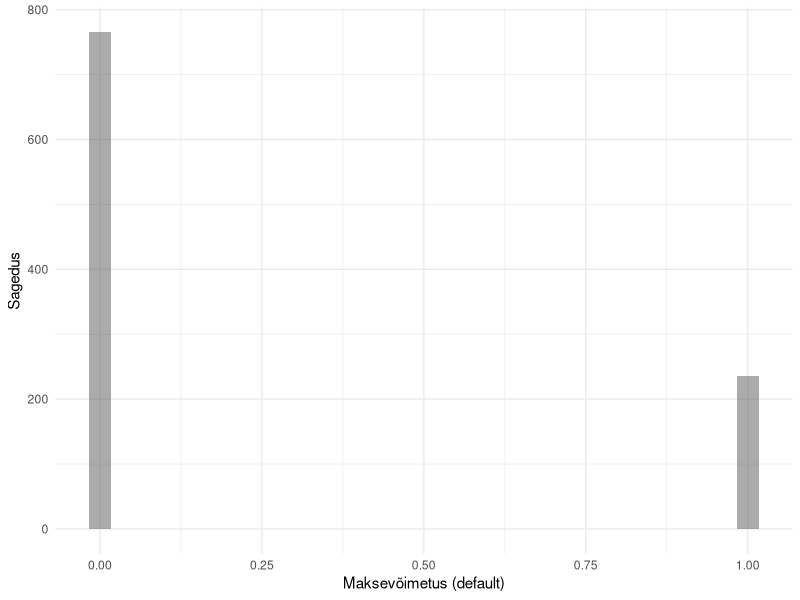
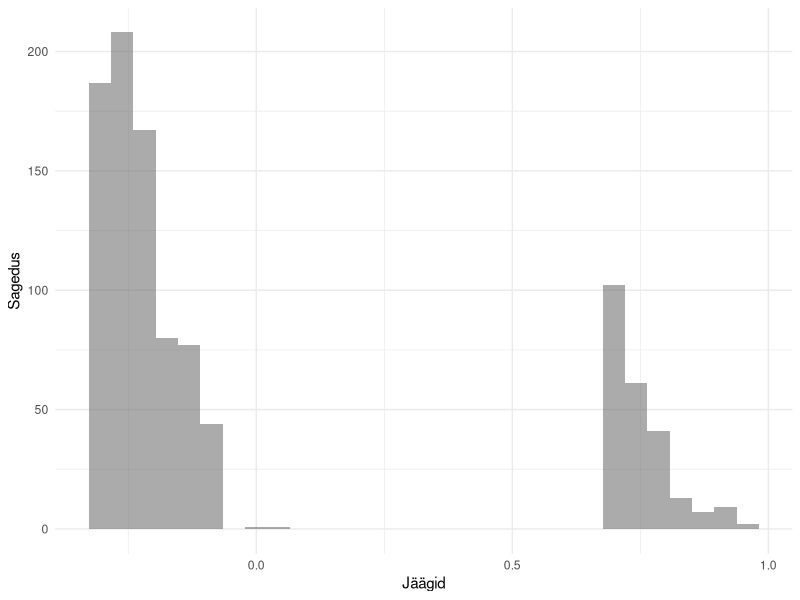
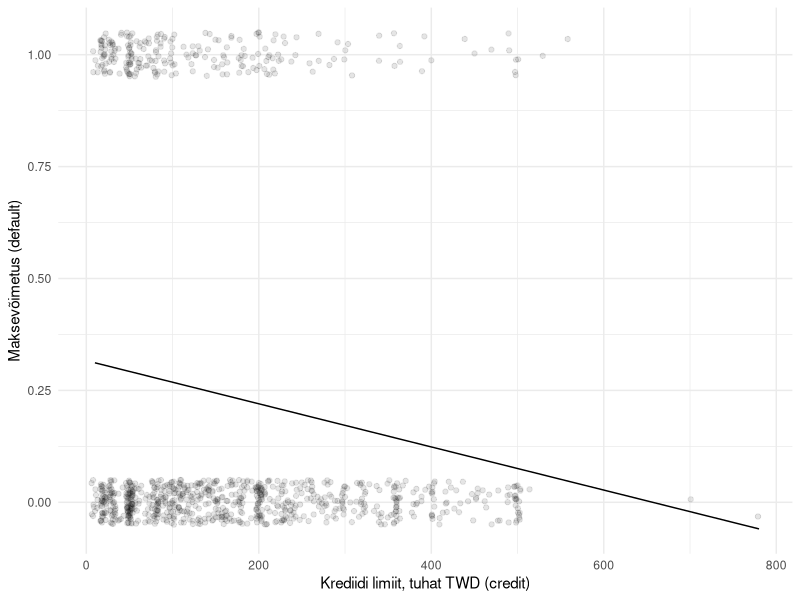
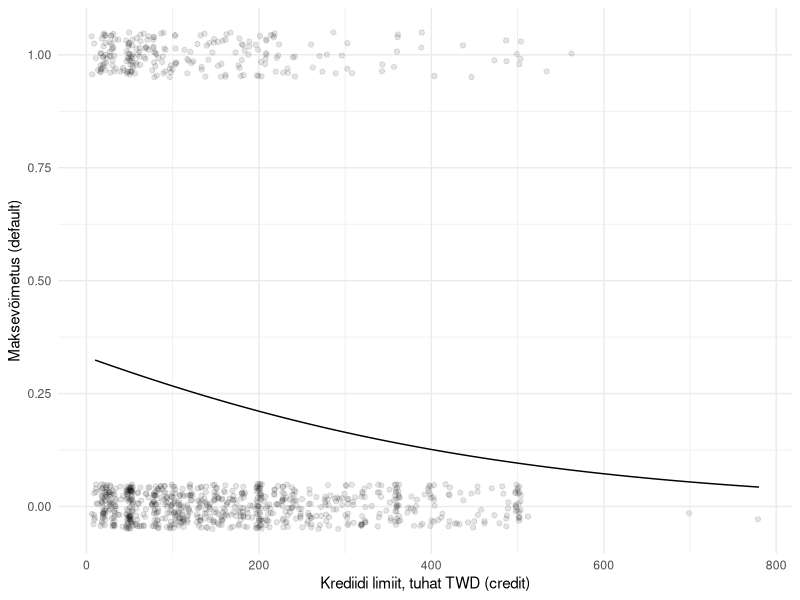
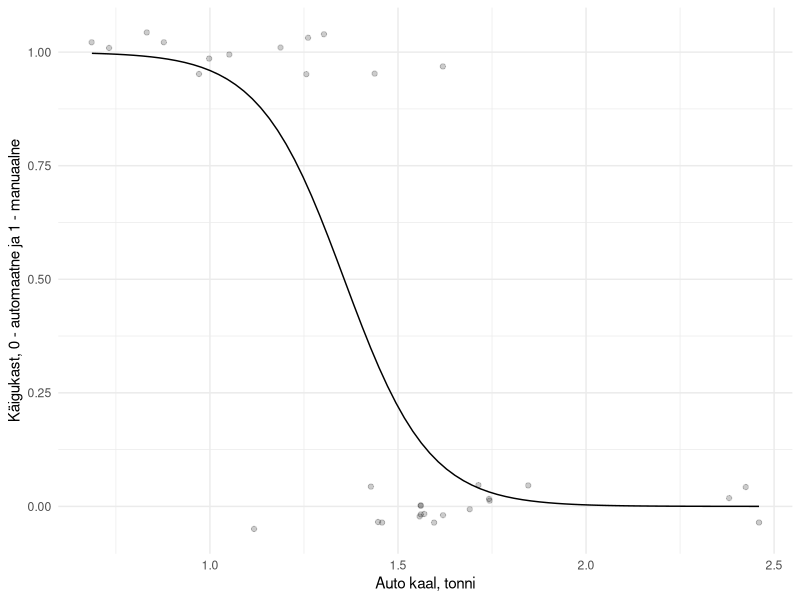
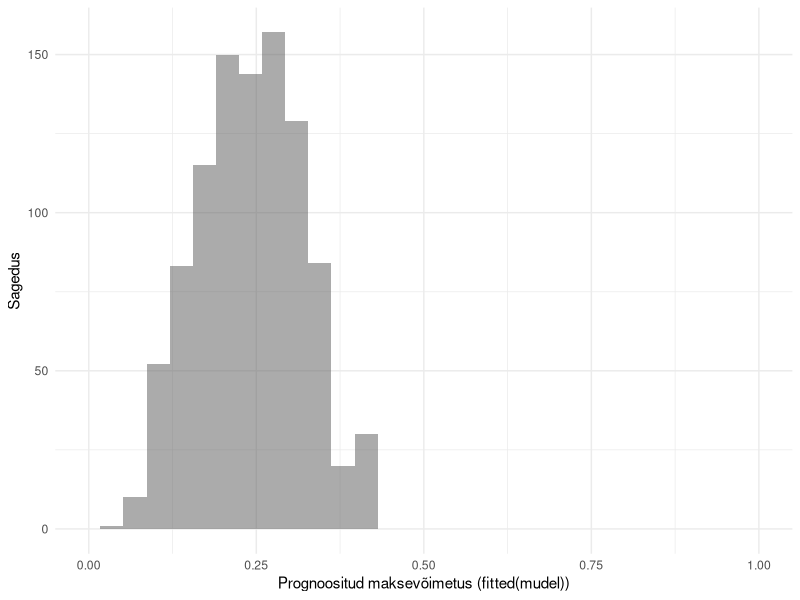

Recreate these plots in R, in order.
## ---- chunk 1
library('magrittr')
laenud <- read.csv('andmed/creditdefault.csv')
str(laenud)
## ---- chunk 2
#| echo: false
#| fig-cap: Binaarse tunnuse jaotus histogrammil
library('ggplot2')
ggplot(laenud) + aes(x = default) + 
  labs(x = "Maksevõimetus (default)", y = "Sagedus") + 
  geom_histogram(bins = 30, alpha = .5) + 
  theme_minimal()
## ---- chunk 3
options(scipen = 9)
mudel <- lm(default ~ credit, laenud)
mudel
## ---- chunk 4
#| echo: false
#| fig-cap: Vähimruutude meetodi regressioonijäägid binaartunnuse seletamisel
ggplot() + aes(x = residuals(mudel)) + 
  labs(x = "Jäägid", y = "Sagedus") + 
  geom_histogram(bins = 30, alpha = .5) + 
  theme_minimal()
## ---- chunk 5
#| echo: false
#| fig-cap: Vähimruutude meetodil leitud regressioonimudel binaartunnuse korral
library('magrittr')
joonis <- ggplot(laenud) + aes(x = credit/1e3, y = default) + 
  labs(x = "Krediidi limiit, tuhat TWD (credit)", y = "Maksevõimetus (default)") + 
  geom_jitter(height = .05, alpha = .1) + 
  theme_minimal()
joonis + 
  geom_smooth(method = 'lm', formula = y ~ x, se = F, color = 'black', lwd = .5)
## ---- chunk 6
mudel <- glm(default ~ credit, laenud, family = binomial(link = 'logit'))
mudel
## ---- chunk 7
#| echo: false
#| fig-cap: Logistiline mudel
library('magrittr')
joonis + 
  geom_smooth(method = 'glm', formula = y ~ x, se = F, color = 'black', lwd = .5, 
              method.args = list(family = binomial(link = 'logit')))
## ---- chunk 8
#| echo: false
#| label: fig-autod
#| fig-cap: Logistiline mudel
ggplot(mtcars) + aes(x = wt/2.205, y = am) + 
  labs(x = "Auto kaal, tonni", y = "Käigukast, 0 - automaatne ja 1 - manuaalne") + 
  geom_jitter(height = .05, alpha = .2) + 
  geom_smooth(method = 'glm', formula = y ~ x, se = F, color = 'black', lwd = .5, 
              method.args = list(family = binomial(link = 'logit'))) +
  theme_minimal()
## ---- chunk 9
mudel <- glm(default ~ credit + age + gender + education + maritalstatus, laenud, family = binomial(link = 'logit'))
mudel$coefficients # Kordajad
## ---- chunk 10
exp(mudel$coefficients) # Kordajate eksponendid
## ---- chunk 11
laenud[, c('gender', 'education', 'maritalstatus')] %>% sapply(unique)
## ---- chunk 12
mudel <- glm(default ~ age + gender + education, laenud, family = binomial(link = 'logit'))
tõenäosus <- predict(mudel, list(age = 23, gender = 'Female', education = 'University'), type = 'response')
tõenäosus
## ---- chunk 13
#| echo: false
#| fig-cap: Prognooside sagedused
mudel <- glm(default ~ ., laenud, family = binomial(link = 'logit'))
library('ggplot2')
ggplot() + aes(x = mudel$fitted.values) + 
  scale_x_continuous(limits = 0:1) + 
  labs(x = "Prognoositud maksevõimetus (fitted(mudel))", y = "Sagedus") + 
  geom_histogram(bins = 30, alpha = .5) + 
  theme_minimal()
## ---- chunk 14
table(fitted(mudel) > 0.4, mudel$model$default, 
      dnn = c('Prognoos', 'Tegelik'))
## ---- chunk 15
table(fitted(mudel) > 0.4, mudel$model$default, 
      dnn = c('Prognoos', 'Tegelik')) %>% 
  prop.table %>% round(2)
## ---- chunk 16
#| echo: false
õige <- table(fitted(mudel) > 0.4, mudel$model$default) %>% 
  prop.table %>% round(2) %>% diag %>% sum
